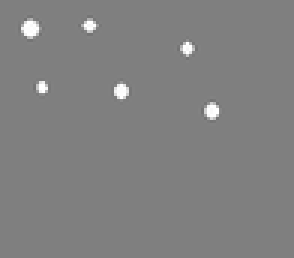
#> input picture teste small.bmp, 98 x 86 px, shrunk from 149 x 130 before the run, given in place of arroz.bmp, which was not available (shown 3 times larger)
$ python main.py
#> lines starting #> are read from the running program, lines starting #| are printed output that depends on the picture; after the words box and inside, x2 and y2 are one past the last pixel; in counts of white or black regions, pixels touching at a corner belong together; pictures that were not available may be replaced by others from this repository, and a replacement may not be noted
#> in main, img is the input picture: shape (86, 98); min 115, max 255, mean 128.5
#===============================================================================
# Exemplo: segmentação de uma imagem em escala de cinza.
#-------------------------------------------------------------------------------
# Autor: Bogdan T. Nassu       cd viltualAmbiente / cd scripts /  .\activate
# Universidade Tecnológica Federal do Paraná
#===============================================================================
# Alunos Erick H. Dircksen e André L. Gomes
from msilib.schema import Component
from pickle import TRUE
import sys
import timeit
import numpy as np
import cv2

sys.setrecursionlimit(10**6)
#===============================================================================

INPUT_IMAGE =  'arroz.bmp'
#INPUT_IMAGE =  'teste small.bmp'

# TODO: ajuste estes parâmetros!
NEGATIVO = False
THRESHOLD = 0.8
ALTURA_MIN = 1
LARGURA_MIN = 1
N_PIXELS_MIN = 1

#===============================================================================

def binariza (img, threshold):

#> called with threshold = 0.8
    initial_conv = np.where((img <= threshold), img, 255)
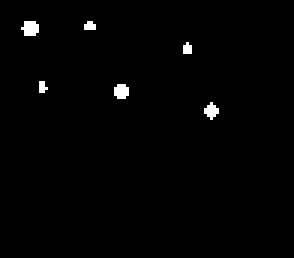
#> initial_conv: shape (86, 98, 1) float32 (shown 3 times larger); min 0.451, max 255, mean 3.3
    final_conv = np.where((initial_conv > threshold), initial_conv, 0)
#> final_conv: shape (86, 98, 1) float32; 1.1% white; 6 white regions (4 under 20 px), largest, box (x1, y1, x2, y2) and area: (7, 7, 13, 12) 24, (38, 28, 43, 33) 21
    return final_conv

    ''' Binarização simples por limiarização.
Parâmetros: img: imagem de entrada. Se tiver mais que 1 canal, binariza cada
              canal independentemente.
            threshold: limiar.
Valor de retorno: versão binarizada da img_in.'''

    # TODO: escreva o código desta função.
    # Dica/desafio: usando a função np.where, dá para fazer a binarização muito
    # rapidamente, e com apenas uma linha de código!

#-------------------------------------------------------------------------------
def novoComp(label,height,length,y,x):
   return {
        "label": label,
        "n_pixels": 0,
        "T": height,
        "L": length,
        "B": y,
        "R": x,
    }

def rotula (img, largura_min, altura_min, n_pixels_min):
#> called with largura_min = 1, altura_min = 1, n_pixels_min = 1
 label = 1
 height = len(img)
#> height = 86
 length = len(img[0])
#> length = 98
 componenteSet = []
 if len(img)< altura_min or len(img[0])< largura_min or  (len(img)*len(img[0]) < 1 ):
    return  #Faz a checagem se é uma imagem válida.


 for y in range(height):
     for x in range(length):

         if img[y,x] == 255: # 255 foi escolhido arbitrariamente como label,uma opção melhor seria usar flaot e neste if estabelecer uma tolerancia aceitavel

          componente = novoComp(label,height,length,y,x) #Inicia um novo componente caso encontre um componente

          fill(img,x,y,label, componente)

          if componente["n_pixels"] > n_pixels_min +10  and componente["T"] > ALTURA_MIN  and componente["L"] > LARGURA_MIN:
           componenteSet.append(componente) # Filtra os componentes de acordo com algumas regras, o ideal seria fazer a média do nº
           label +=1                        # de pixel dos componentes e só aceitar de acordo com uma tolerância.
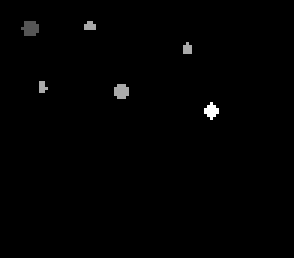
#> img: shape (86, 98, 1) float32 (shown 3 times larger); min 0, max 3, mean 0.0211; drawn with min black and max white
#> after the loop, componenteSet = 3 items; label = 4

 return componenteSet


def fill(img,x,y,label,componente):
  if img[y][x] != 255: # Volta na recursão cada saia do componente
    return

  img[y][x] = label

  if x < componente["L"]:componente["L"] = x  #  observa vizinhança 4
  if x > componente["R"]:componente["R"] = x
  if y < componente["T"]:componente["T"] = y
  if y > componente["B"]:componente["B"] = y
  componente["n_pixels"] += 1

  if y < img.shape[0] and x < img.shape[1] and x >= 0 and y >= 0 : # Verificação das boundaries da imagem
    fill(img,x-1,y,label,componente)
    fill(img,x+1,y,label,componente)
    fill(img,x,y-1,label,componente)
    fill(img,x,y+1,label,componente)

'''Rotulagem usando flood fill. Marca os objetos da imagem com os valores
[0.1,0.2,etc].

Parâmetros: img: imagem de entrada E saída.
            largura_min: descarta componentes com largura menor que esta.
            altura_min: descarta componentes com altura menor que esta.
            n_pixels_min: descarta componentes com menos pixels que isso.

Valor de retorno: uma lista, onde cada item é um vetor associativo (dictionary)
com os seguintes campos:

'label': rótulo do componente.
'n_pixels': número de pixels do componente.
'T', 'L', 'B', 'R': coordenadas do retângulo envolvente de um componente conexo,
respectivamente: topo, esquerda, baixo e direita.'''

    # TODO: escreva esta função.
    # guaradar os extremos de cada componente no dicionário, definir a função recursiva de floodfill.
#===============================================================================
def main ():

    # Abre a imagem em escala de cinza.
    img = cv2.imread (INPUT_IMAGE, cv2.IMREAD_GRAYSCALE)
    if img is None:
        print ('Erro abrindo a imagem.\n')
        sys.exit ()

    # É uma boa prática manter o shape com 3 valores, independente da imagem ser
    # colorida ou não. Também já convertemos para float32.
    img = img.reshape ((img.shape [0], img.shape [1], 1))
    img = img.astype (np.float32) / 255

    # Mantém uma cópia colorida para desenhar a saída.
    img_out = cv2.cvtColor (img, cv2.COLOR_GRAY2BGR)

    # Segmenta a imagem.
    if NEGATIVO:
        img = 1 - img
    img = binariza (img, THRESHOLD)
    cv2.imshow ('01 - binarizada', img)
    cv2.imwrite ('01 - binarizada.png', img*255)

    start_time = timeit.default_timer ()
    componentes = rotula (img, LARGURA_MIN, ALTURA_MIN, N_PIXELS_MIN)
#> componentes = 3 items
    n_componentes = len (componentes)
#> n_componentes = 3
    print ('Tempo: %f' % (timeit.default_timer () - start_time))
    print ('%d componentes detectados.' % n_componentes)
#| 3 componentes detectados.

    # Mostra os objetos encontrados.
    for c in componentes:
        cv2.rectangle (img_out, (c ['L'], c ['T']), (c ['R'], c ['B']), (0,0,1))
#> this loop made 3 passes
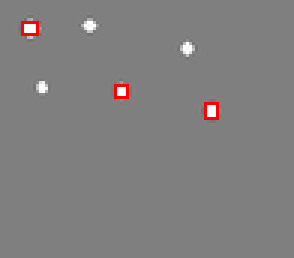
#> img_out: shape (86, 98, 3) float32 (shown 3 times larger); mean B, G, R 0.499, 0.499, 0.505

    cv2.imshow ('02 - out', img_out)
    cv2.imwrite ('02 - out.png', img_out*255)
    cv2.waitKey ()
    cv2.destroyAllWindows ()

if __name__ == '__main__':
    main ()
#===============================================================================
